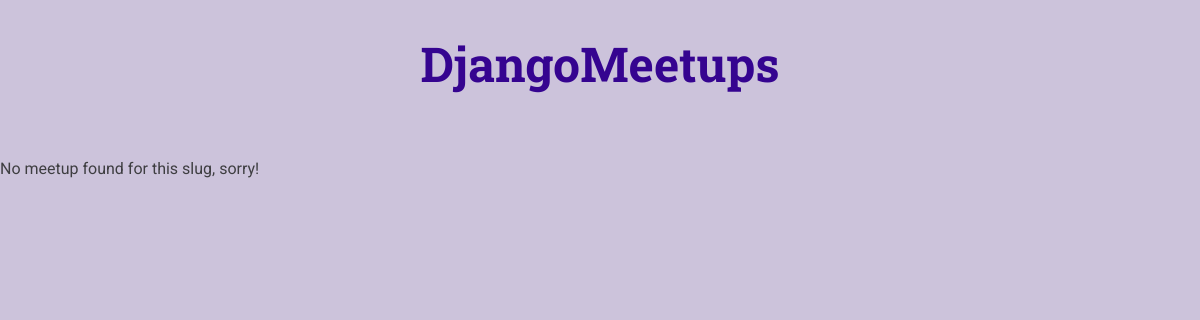
The page /meetups/a-second-meetup on the database as committed earlier.
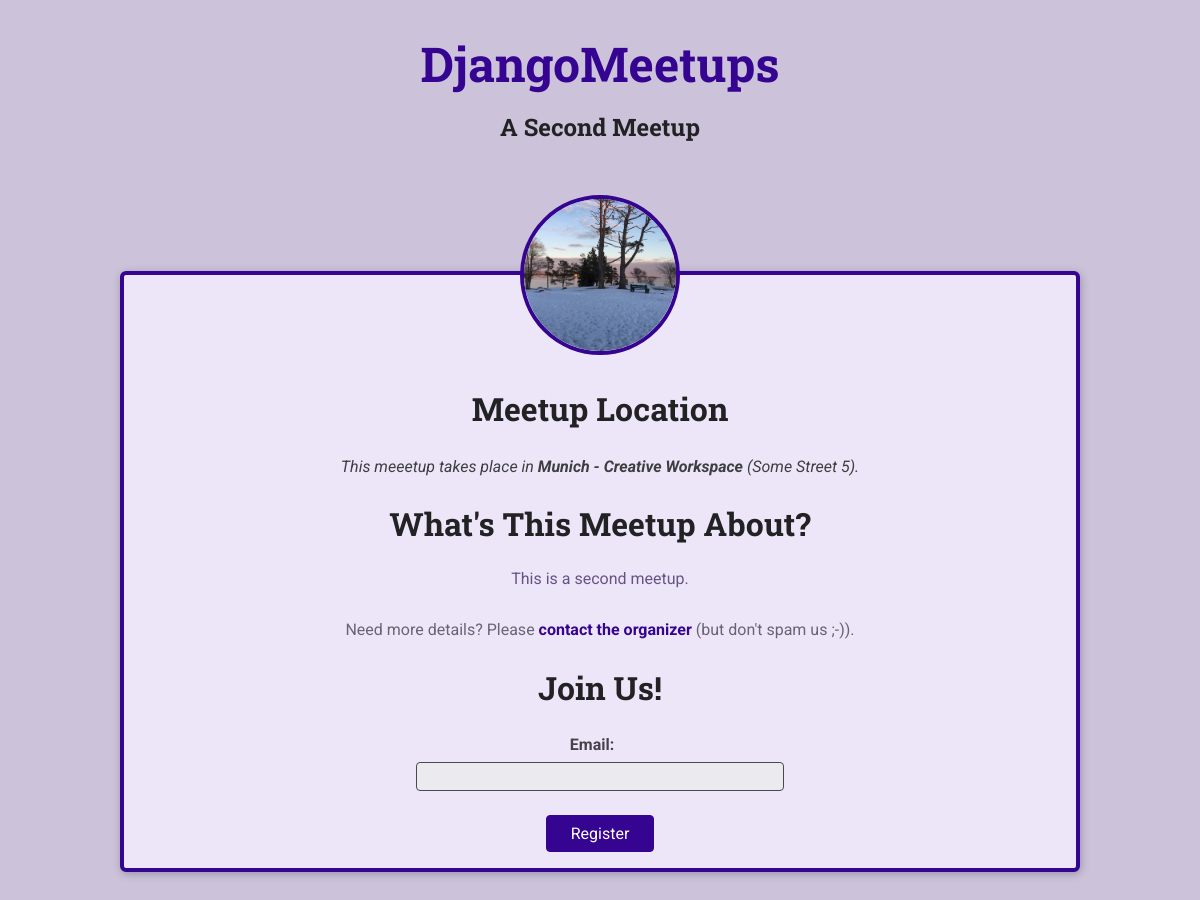
The same page on the database as committed later.
### meetups/models.py (models this page shows, shortened)
class Meetup(models.Model):
    title = models.CharField(max_length=200)
    organizer_email = models.EmailField()
    date = models.DateField()
    slug = models.SlugField(unique=True)
    description = models.TextField()
    image = models.ImageField(upload_to='images')
    location = models.ForeignKey(Location, on_delete=models.CASCADE)
    participant = models.ManyToManyField(Participant, blank=True, null=True)

class Location(models.Model):
    name = models.CharField(max_length=200)
    address = models.CharField(max_length=300)

### meetups/views.py (the view)
def meetup_details(request, meetup_slug):
    try:
        selected_meetup = Meetup.objects.get(slug=meetup_slug)
        registration_form = RegistrationForm()
        return render(request, 'meetups/meetup-details.html', {
            'meetup_found': True,
            'meetup': selected_meetup,
            'form': registration_form
        })
    except Exception as exc:
        return render(request, 'meetups/meetup-details.html', {
            'meetup_found': False
        })

### meetups/forms.py
class RegistrationForm(forms.ModelForm):
    class Meta:
        model = Participant
        fields = ['email']

### meetups/templates/meetups/meetup-details.html (shortened to what this page needs)
{% extends 'meetups/base/base.html' %}
{% load static %}
{% block site_css %}
<link rel="stylesheet" href="{% static 'meetups/styles/meetup-detail.css' %}" />
{% endblock %}
{% block main_heading %}
{{ meetup.title }}
{% endblock %}
{% block body %}
{% if meetup_found %}
<article>
  <img id="main-image" src="{{ meetup.image.url }}" alt="{{ meetup.title }}" />
  <section id="location">
    <h2>Meetup Location</h2>
    <address>
      This meeetup takes place in <span>{{ meetup.location.name }}</span> ({{ meetup.location.address }}).
    </address>
  </section>
  <section id="details">
    <h2>What's This Meetup About?</h2>
    <p>{{ meetup.description }}</p>
    <footer>
      <p>
        Need more details? Please
        <a href="">contact the organizer</a> (but don't spam us ;-)).
      </p>
    </footer>
  </section>
  <section id="registration">
    <h2>Join Us!</h2>
    <form action="">
      <ul>
        {{ form.as_ul }}
      </ul>
      <div id="registration-actions">
        <button>Register</button>
      </div>
    </form>
  </section>
</article>
{% else %}
<p>No meetup found for this slug, sorry!</p>
{% endif %}
{% endblock %}

### meetups/templates/meetups/base/base.html (shortened to what this page needs)
{% load static %}
<!DOCTYPE html>
<html lang="en">
<head>
  <link rel="stylesheet" href="{% static 'meetups/styles/base.css' %}" />
  {% block site_css %} {% endblock %}
</head>
<body>
  <header id="main-header">
    <nav>
      <a href="/meetups" id="main-logo">DjangoMeetups</a>
    </nav>
    <h1>{% block main_heading %} {% endblock %}</h1>
  </header>
  <main>{% block body %} {% endblock %}</main>
</body>
</html>

### meetups/static/meetups/styles/base.css (style rules this page uses)
* { box-sizing: border-box; }
body { font-family: "Roboto", sans-serif; margin: 0; background-color: #ccc3db; color: #3e3e41; }
h1, h2, h3 { font-family: "Roboto Slab", sans-serif; color: #222224; }
button, .btn { cursor: pointer; font: inherit; padding: 0.5rem 1.5rem; background-color: #350490; border: 1px solid #350490; color: white; border-radius: 4px; text-decoration: none; }
#main-header { width: 100%; text-align: center; padding: 2rem 0; }
#main-header h1 { font-size: 1.5rem; }
#main-logo { font-size: 3rem; font-family: "Roboto Slab", sans-serif; text-decoration: none; color: #350490; font-weight: bold; }

### meetups/static/meetups/styles/meetup-detail.css (style rules this page uses)
article { max-width: 60rem; margin: 5rem auto; border-radius: 6px; background-color: #ede6f8; border: 4px solid #350490; box-shadow: 1px 2px 8px rgba(0, 0, 0, 0.25); position: relative; padding: 1rem; text-align: center; }
#main-image { width: 10rem; height: 10rem; object-fit: cover; position: absolute; top: -5rem; left: calc(50% - 5rem); border-radius: 50%; border: 4px solid #350490; }
section:first-of-type { margin-top: 6rem; }
h2 { font-size: 2rem; }
address span { font-weight: bold; }
#details h2 { margin-bottom: 0.5rem; }
#details > p { color: #665386; padding: 1rem; border-radius: 4px; max-width: 80%; margin: auto; }
#details footer { color: #696472; }
#details footer a { color: #350490; text-decoration: none; font-weight: bold; }
#registration ul { list-style: none; margin: 0; padding: 0; }
#registration label { font-weight: bold; color: #46424d; margin-right: 1rem; display: block; margin-bottom: 0.5rem; }
#registration input { font: inherit; width: 40%; background-color: #ebeaee; border: 1px solid #4b4753; border-radius: 4px; padding: 0.25rem; }
#registration-actions { margin-top: 1.5rem; }

Rows that differ between the two databases and show on the page:
now on this page (row edited): Meetup: title "A Second Meetup", image (picture), location.name "Munich - Creative Workspace", location.address "Some Street 5", description "This is a second meetup."
Other text that changed with them:
text no longer shown: "No meetup found for this slug, sorry!"
text now shown: "Meetup Location This meeetup takes place in ( ). What's This Meetup About? Need more details? Please contact the organizer (but don't spam us ;-)). Join Us! Email: Register"
